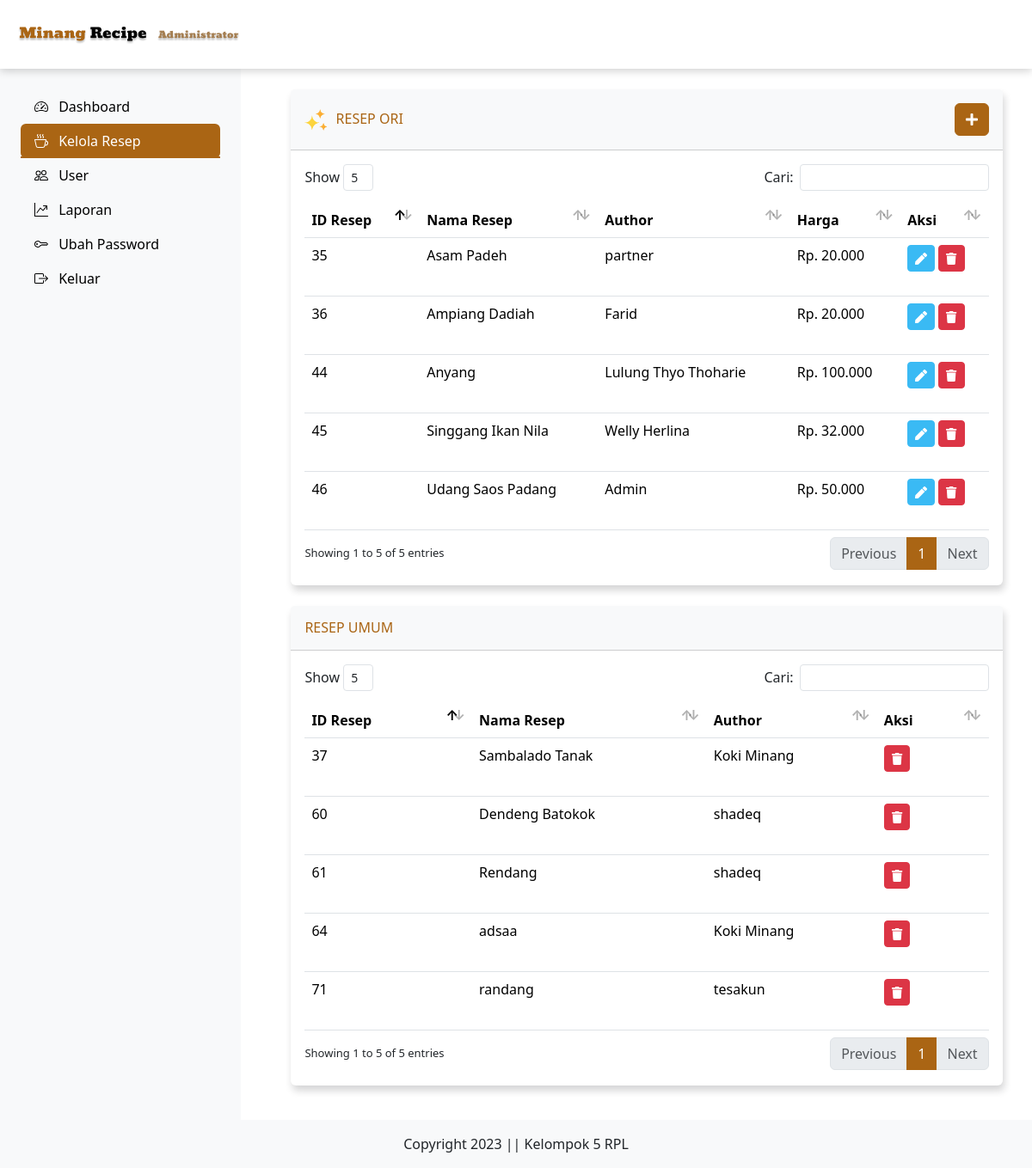
Screenshot of /Admin/kelolaResep.php (signed in) with the database file from the repository.
### tables this page shows
CREATE TABLE `resep` (
  `resep_id` int(11) NOT NULL,
  `title` varchar(255) NOT NULL,
  `author` varchar(255) DEFAULT NULL,
  `deskripsi` text NOT NULL,
  `thumbnail` varchar(255) NOT NULL,
  `durasi` varchar(10) NOT NULL,
  `daerah_asal` varchar(25) NOT NULL,
  `harga` int(11) DEFAULT NULL,
  `tipe` enum('ori','umum') NOT NULL,
  `url_vidio` varchar(255) DEFAULT NULL,
  `us_id` int(11) DEFAULT NULL
);

CREATE TABLE `user` (
  `us_id` int(11) NOT NULL,
  `us_name` varchar(255) NOT NULL,
  `us_email` varchar(255) NOT NULL,
  `us_pass` varchar(255) NOT NULL,
  `us_occ` varchar(255) DEFAULT NULL,
  `us_img` text DEFAULT NULL
);

### Admin/kelolaResep.php (the view, shortened to what this page needs)
<?php
include('../mainInclude/headerAdmin.php');
include('../dbConnection.php');
?>
<?php
function ribuan($nilai)
{
    return number_format($nilai, 0, ',', '.');
}
?>
<div class="container-fluid mt-4" id="container-wrapper">
    <div class="row mb-3">
        <div class="col-lg-12">
            <div class="card mb-4">
                <div
                    class="card-header py-3 d-flex flex-row align-items-center justify-content-between bg-body-tertiary">
                    <h6 class="m-0 font-weight-bold text-primary"><img src="../assets/img/sparkle.svg"
                            class="icon-size"> RESEP ORI</h6>
                    <a href="tambahResepOri.php" class="btn btn-primary">
                        <i class="fas fa fa-plus"></i>
                    </a>
                </div>
                <div class="table-responsive p-3">
                    <table class="table align-items-center table-flush table-hover" id="dataTableHover">
                        <thead class="thead-light">
                            <tr>
                                <th>ID Resep</th>
                                <th>Nama Resep</th>
                                <th>Author</th>
                                <th>Harga</th>
                                <th>Aksi</th>
                            </tr>
                        </thead>
                        <tbody>
                            <?php
                            $hasil_ori = mysqli_query($conn, "SELECT * FROM resep WHERE tipe = 'ori' ORDER BY resep_id ASC");
                            while ($data = mysqli_fetch_array($hasil_ori)) {
                                ?>
                                <tr>
                                    <td>
                                        <?= $data['resep_id']; ?>
                                    </td>
                                    <td>
                                        <?= $data['title']; ?>
                                    </td>
                                    <td>
                                        <?= $data['author']; ?>
                                    </td>
                                    <td>Rp.
                                        <?= ribuan($data['harga']); ?>
                                    </td>
                                    <td>
                                        <form action="editResepOri.php" method="POST" class="d-inline">
                                            <button type="submit" class="btn btn-biru btn-sm text-white" name="edit-ori">
                                                <i class="fas fa-pen"></i>
                                            </button>
                                        </form>
                                        <form method="POST" class="d-inline">
                                            <button type="submit" class="btn btn-danger btn-sm" name="delete-ori">
                                                <i class="fas fa-trash"></i>
                                            </button>
                                        </form>
                                    </td>
                                </tr>
                                <?php
                            }
                            ?>
                        </tbody>
                    </table>
                </div>
            </div>
        </div>
        <div class="col-lg-12">
            <div class="card mb-4">
                <div
                    class="card-header py-3 d-flex flex-row align-items-center justify-content-between bg-body-tertiary">
                    <h6 class="m-0 font-weight-bold text-primary">RESEP UMUM</h6>
                </div>
                <div class="table-responsive p-3">
                    <table class="table align-items-center table-flush" id="dataTable">
                        <thead class="thead-light">
                            <tr>
                                <th>ID Resep</th>
                                <th>Nama Resep</th>
                                <th>Author</th>
                                <th>Aksi</th>
                            </tr>
                        </thead>
                        <tbody>
                            <?php
                            $hasil_umum = mysqli_query($conn, "SELECT resep.*, user.us_name
                        FROM resep
                        INNER JOIN user ON resep.us_id = user.us_id
                        WHERE resep.tipe = 'umum'
                        ORDER BY resep.resep_id ASC");
                            while ($data = mysqli_fetch_array($hasil_umum)) {
                                ?>
                                <tr>
                                    <td>
                                        <?= $data['resep_id']; ?>
                                    </td>
                                    <td>
                                        <?= $data['title']; ?>
                                    </td>
                                    <td>
                                        <?= $data['us_name']; ?>
                                    </td>
                                    <td>
                                        <form method="POST" class="d-inline">
                                            <button type="submit" class="btn btn-danger btn-sm" name="delete-ori">
                                                <i class="fas fa-trash"></i>
                                            </button>
                                        </form>
                                    </td>
                                </tr>
                                <?php
                            }
                            ?>
                        </tbody>
                    </table>
                </div>
            </div>
        </div>
    </div>
</div>
</main>
<?php
include('../mainInclude/footerAdmin.php');
?>

### assets/css/home.css (style rules this page uses)
section.hero h1, p, button { margin-bottom: 20px; }
.card { margin: 0 1.4em; box-shadow: 2px 6px 8px 0 rgba(22, 22, 26, 0.18); border: none; text-align: left; }
.card img { max-height: 100%; }

### mainInclude/headerAdmin.php (style rules this page uses)
.icon-size { width: 27px; margin-right: 5px; }

### rows the page displays
resep: resep_id "35", title "Asam Padeh", author "partner", harga "20.000"
resep: resep_id "36", title "Ampiang Dadiah", author "Farid", harga "20.000"
resep: resep_id "44", title "Anyang", author "Lulung Thyo Thoharie", harga "100.000"
resep: resep_id "45", title "Singgang Ikan Nila", author "Welly Herlina", harga "32.000"
resep: resep_id "46", title "Udang Saos Padang", author "Admin", harga "50.000"
resep: resep_id "37", title "Sambalado Tanak", us.us_name "Koki Minang"
resep: resep_id "60", title "Dendeng Batokok", us.us_name "shadeq"
resep: resep_id "61", title "Rendang", us.us_name "shadeq"
resep: resep_id "64", title "adsaa", us.us_name "Koki Minang"
resep: resep_id "71", title "randang", us.us_name "tesakun"
